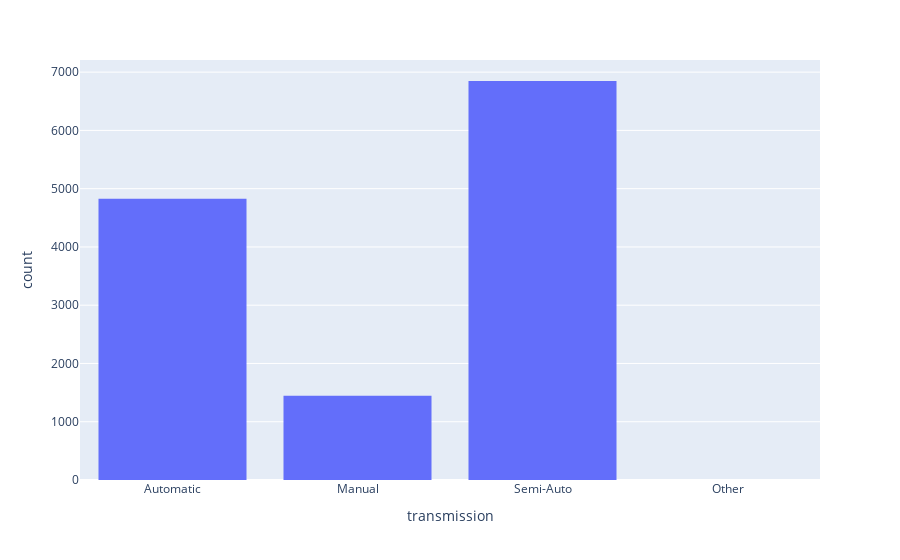

Notebook cell for this chart:
### Code cell
px.histogram(categorical_columns,x ='transmission')

### Figure 1 — Plotly figure (JSON) as saved in the notebook; plotly's stock layout.template omitted (floating-point values rounded to 4 significant figures; data arrays with more than 128 entries replaced by an {"elided": "..."} marker saying what was removed)
{"data": [{"alignmentgroup": "True", "bingroup": "x", "hovertemplate": "transmission=%{x}<br>count=%{y}<extra></extra>", "legendgroup": "", "marker": {"color": "#636efa", "pattern": {"shape": ""}}, "name": "", "offsetgroup": "", "orientation": "v", "showlegend": false, "type": "histogram", "x": {"elided": "13119 str values"}, "xaxis": "x", "yaxis": "y"}], "layout": {"barmode": "relative", "legend": {"tracegroupgap": 0}, "margin": {"t": 60}, "xaxis": {"anchor": "y", "domain": [0, 1], "title": {"text": "transmission"}}, "yaxis": {"anchor": "x", "domain": [0, 1], "title": {"text": "count"}}}}
